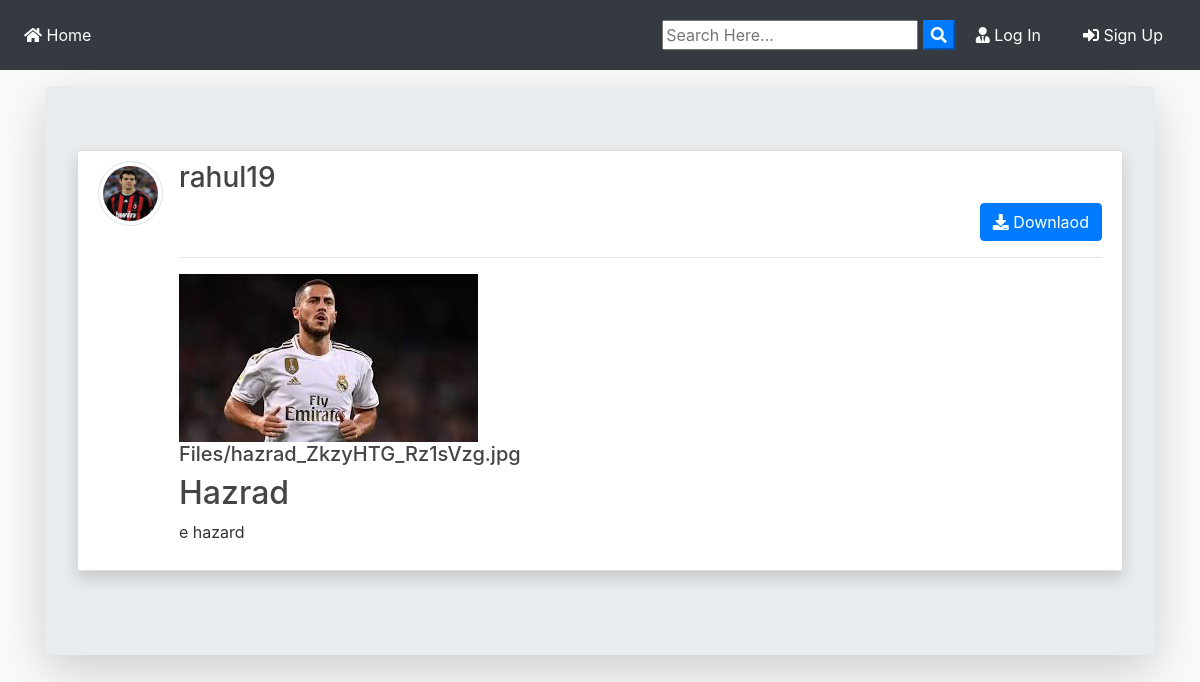
The app's page /post/54/ with its own data.
### blog/models.py (models this page shows, shortened)
class Post(models.Model):
	title = models.CharField(max_length=100)
	file = models.FileField(null=True,blank=True,upload_to='Files')
	content = models.TextField()
	date_posted = models.DateTimeField(default=timezone.now)
	author = models.ForeignKey(User, on_delete=models.CASCADE)
	private = models.BooleanField()
	def extension(self):
		name, extension = os.path.splitext(self.file.name)
		return extension

### users/models.py (models this page shows, shortened)
class Profile(models.Model):
    user = models.OneToOneField(User, on_delete=models.CASCADE)
    image = models.ImageField(default='default.jpg', upload_to='profile_pics')

### blog/views.py (the view)
# urls.py: path('post/<int:pk>/', PostDetailView.as_view(), name='post-detail'),
class PostDetailView(DetailView):
    model = Post
    template_name = 'blog/post_detail.html'

### blog/templates/blog/post_detail.html (shortened to what this page needs)
{% extends "blog/base.html" %}
{% block content %}
<div class="jumbotron mt-3 shadow-lg">
<article class="media content-section shadow ">
   <a href="{{ object.author.profile.image.url }} " target="_blank"> <img src="{{ object.author.profile.image.url }}  " alt="" class="article-img rounded-circle img-thumbnail img-fluid">
   </a>
    <div class="media-body">
      <div class="">
        <div class="d-flex justify-content-between">
        <a class="mr-2 mt-0 mb-0  text-dark" href="{% url 'user-posts' object.author.username  %}"><h3>{{ object.author }}</h3></a>
        </div>
        {% if object.author != user %}
          <div class="form-group mt-0 pt-0 d-flex justify-content-end">
            <a href="{{ object.file.url }}" download class="btn btn-primary flex-last" type="submit"><i class="fas fa-download"></i> Downlaod</a>
          </div>
        {% endif %}
        <hr>
      </div>
      <div>
        {% if object.file %}
          {% if object.extension == '.jpg' or object.extension == 'jpeg' or object.extension == 'png' %}
            <a href="{{ object.file.url }}"  download ><img src="{{ object.file.url }}" alt="" class="img-fluid "></a>
            <a href="{{ object.file.url }}"  download class="text-dark"><h5>{{ object.file }}</h5></a>
          {% else %}
            <a href="{{ object.file.url }}"  download class="text-dark"><h5>{{ object.file }}</h5></a>
          {% endif %}
        {% endif %}
      </div>
      <h2>{{ object.title }}</h2>
      <p class="article-content">{{ object.content }}</p>
    </div>
  </article>
{% endblock content %}

### blog/static/blog/main.css (style rules this page uses)
body { background: #fafafa; color: #333333; margin-top: 0; }
h1, h2, h3, h4, h5, h6 { color: #444444; }
.content-section { background: #ffffff; padding: 10px 20px; border: 1px solid #dddddd; border-radius: 3px; margin-bottom: 20px; }
.article-content { white-space: pre-line; }
.article-img { height: 65px; width: 65px; margin-right: 16px; }

### records on screen
Post: author.profile.image (picture), author "rahul19", file (picture), file "Files/hazrad_ZkzyHTG_Rz1sVzg.jpg", title "Hazrad", content "e hazard"
